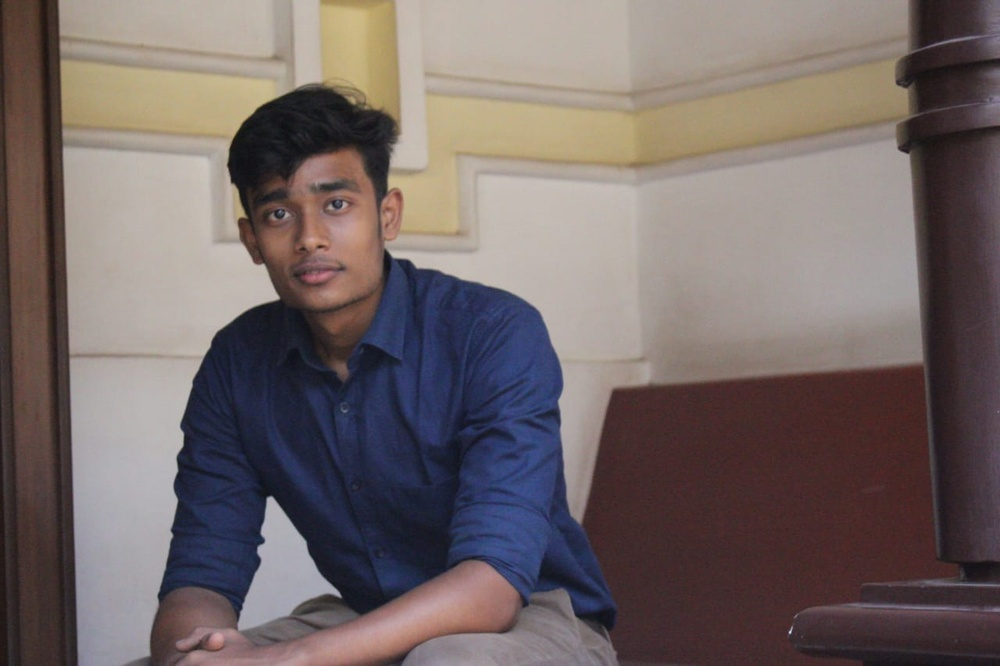
#> input picture HaarCascade-Face_detection-main/HaarCascade-Face_detection-main/test.jpg, 1000 x 666 px, shrunk from 1280 x 853 before the run
$ python haarimg.py
#> lines starting #> are read from the running program, lines starting #| are printed output that depends on the picture; after the words box and inside, x2 and y2 are one past the last pixel; in counts of white or black regions, pixels touching at a corner belong together
import cv2

face_cascade=cv2.CascadeClassifier('haarcascade_frontalface_default.xml')


#loading the images
img=cv2.imread('test.jpg')
#> img is the input picture: shape (666, 1000, 3); mean B, G, R 102.4, 103.3, 115.2
grayimg=cv2.cvtColor(img,cv2.COLOR_BGR2GRAY)
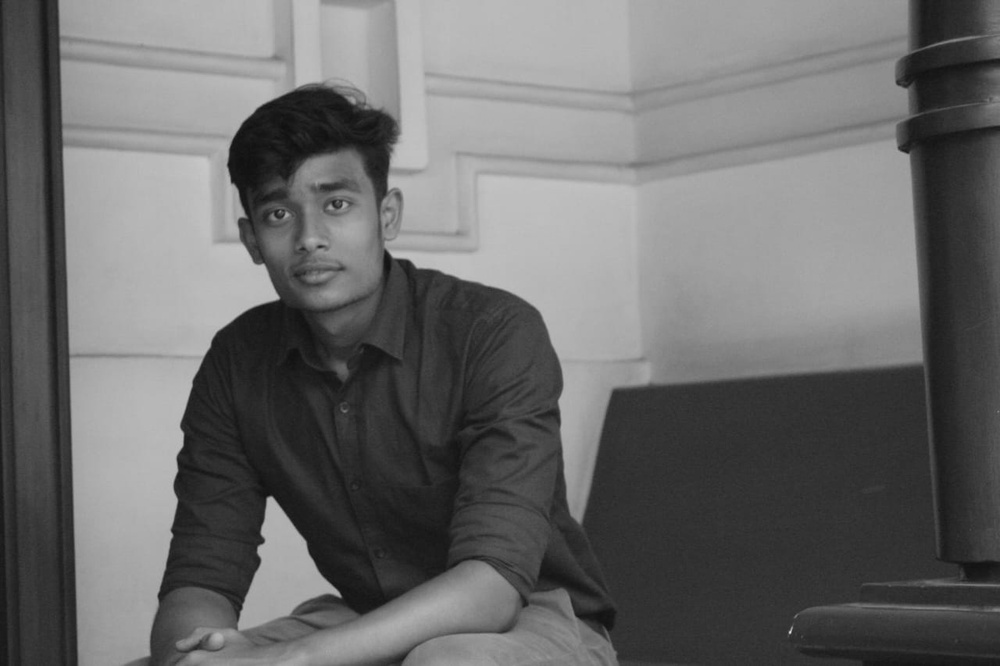
#> grayimg: shape (666, 1000); min 15, max 221, mean 106.8
faces=face_cascade.detectMultiScale(grayimg,1.1,4)
#> faces = [[231, 143, 163, 163]]


#Cascading with Rectangle
for (x,y,w,h) in faces:
    cv2.rectangle(img,(x,y),(x+w,y+h),(0,0,1000),3)
#> this loop made 1 pass
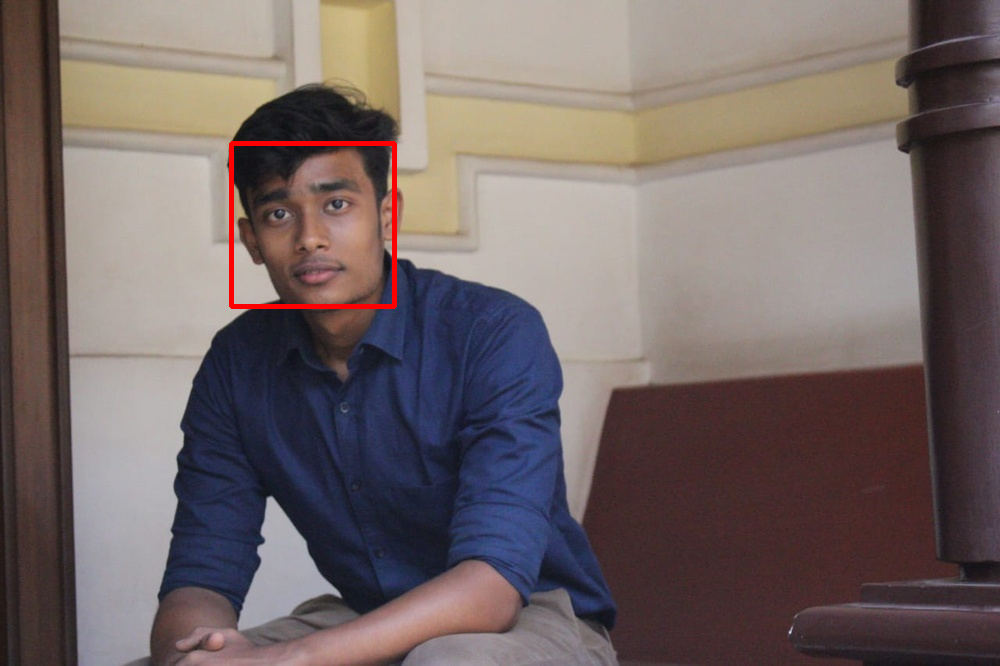
#> img: shape (666, 1000, 3); 0.49% of pixels changed, all inside (x1, y1, x2, y2) = (229, 141, 397, 309)


#Display
cv2.imshow('img',img)
cv2.waitKey()


#Thankful for the knowledge
#grateful for the knowledge
